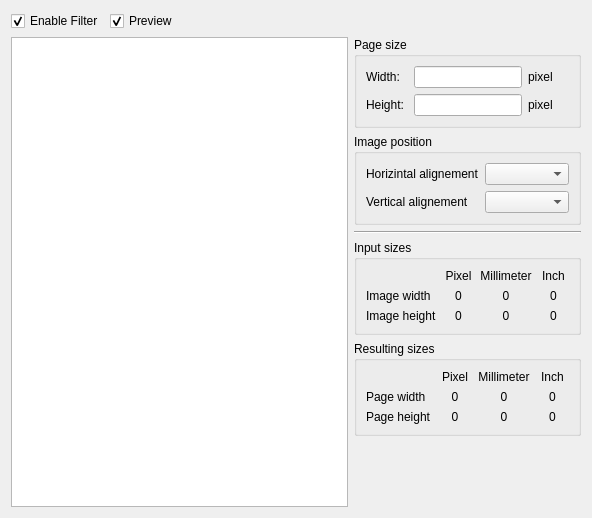
<?xml version="1.0" encoding="UTF-8"?>
<ui version="4.0">
 <class>LayoutWidget</class>
 <widget class="QWidget" name="LayoutWidget">
  <property name="geometry">
   <rect>
    <x>0</x>
    <y>0</y>
    <width>592</width>
    <height>518</height>
   </rect>
  </property>
  <property name="sizePolicy">
   <sizepolicy hsizetype="Maximum" vsizetype="Maximum">
    <horstretch>0</horstretch>
    <verstretch>0</verstretch>
   </sizepolicy>
  </property>
  <property name="windowTitle">
   <string>Form</string>
  </property>
  <layout class="QGridLayout" name="gridLayout_5">
   <item row="0" column="0" colspan="2">
    <layout class="QHBoxLayout" name="horizontalLayout">
     <item>
      <widget class="QCheckBox" name="enable">
       <property name="text">
        <string>Enable Filter</string>
       </property>
       <property name="checked">
        <bool>true</bool>
       </property>
      </widget>
     </item>
     <item>
      <widget class="QCheckBox" name="preview">
       <property name="text">
        <string>Preview</string>
       </property>
       <property name="checked">
        <bool>true</bool>
       </property>
      </widget>
     </item>
     <item>
      <spacer name="horizontalSpacer">
       <property name="orientation">
        <enum>Qt::Horizontal</enum>
       </property>
       <property name="sizeHint" stdset="0">
        <size>
         <width>216</width>
         <height>20</height>
        </size>
       </property>
      </spacer>
     </item>
    </layout>
   </item>
   <item row="1" column="0">
    <widget class="BaseFilterGraphicsView" name="view">
     <property name="sizePolicy">
      <sizepolicy hsizetype="Expanding" vsizetype="Preferred">
       <horstretch>0</horstretch>
       <verstretch>0</verstretch>
      </sizepolicy>
     </property>
    </widget>
   </item>
   <item row="1" column="1">
    <layout class="QVBoxLayout" name="verticalLayout">
     <item>
      <widget class="QGroupBox" name="groupBox_4">
       <property name="title">
        <string>Page size</string>
       </property>
       <layout class="QGridLayout" name="gridLayout">
        <item row="0" column="0">
         <widget class="QLabel" name="labelWidth">
          <property name="text">
           <string>Width:</string>
          </property>
         </widget>
        </item>
        <item row="0" column="1">
         <widget class="QLineEdit" name="pageWidth">
          <property name="sizePolicy">
           <sizepolicy hsizetype="Preferred" vsizetype="Fixed">
            <horstretch>0</horstretch>
            <verstretch>0</verstretch>
           </sizepolicy>
          </property>
         </widget>
        </item>
        <item row="0" column="2">
         <widget class="QLabel" name="lbUnitWidth">
          <property name="text">
           <string>pixel</string>
          </property>
         </widget>
        </item>
        <item row="1" column="0">
         <widget class="QLabel" name="labelHeight">
          <property name="text">
           <string>Height:</string>
          </property>
         </widget>
        </item>
        <item row="1" column="1">
         <widget class="QLineEdit" name="pageHeight">
          <property name="sizePolicy">
           <sizepolicy hsizetype="Preferred" vsizetype="Fixed">
            <horstretch>0</horstretch>
            <verstretch>0</verstretch>
           </sizepolicy>
          </property>
         </widget>
        </item>
        <item row="1" column="2">
         <widget class="QLabel" name="lbUnitHeight">
          <property name="text">
           <string>pixel</string>
          </property>
         </widget>
        </item>
       </layout>
      </widget>
     </item>
     <item>
      <widget class="QGroupBox" name="groupBox_2">
       <property name="title">
        <string>Image position</string>
       </property>
       <layout class="QGridLayout" name="gridLayout_4">
        <item row="0" column="0">
         <widget class="QLabel" name="labelhAlign">
          <property name="text">
           <string>Horizintal alignement</string>
          </property>
         </widget>
        </item>
        <item row="0" column="1">
         <widget class="QComboBox" name="horizontalAlignment">
          <property name="currentIndex">
           <number>-1</number>
          </property>
         </widget>
        </item>
        <item row="1" column="0">
         <widget class="QLabel" name="labelvAlign">
          <property name="text">
           <string>Vertical alignement</string>
          </property>
         </widget>
        </item>
        <item row="1" column="1">
         <widget class="QComboBox" name="verticalAlignment">
          <property name="currentIndex">
           <number>-1</number>
          </property>
         </widget>
        </item>
       </layout>
      </widget>
     </item>
     <item>
      <widget class="Line" name="line">
       <property name="orientation">
        <enum>Qt::Horizontal</enum>
       </property>
      </widget>
     </item>
     <item>
      <widget class="QGroupBox" name="groupBox_3">
       <property name="title">
        <string>Input sizes</string>
       </property>
       <layout class="QGridLayout" name="gridLayout_3">
        <item row="2" column="3">
         <widget class="QLabel" name="inchInputHeight">
          <property name="text">
           <string>0</string>
          </property>
          <property name="alignment">
           <set>Qt::AlignCenter</set>
          </property>
         </widget>
        </item>
        <item row="0" column="2">
         <widget class="QLabel" name="labelWidth_6">
          <property name="text">
           <string>Millimeter</string>
          </property>
          <property name="alignment">
           <set>Qt::AlignCenter</set>
          </property>
         </widget>
        </item>
        <item row="2" column="0">
         <widget class="QLabel" name="labelHeight_3">
          <property name="text">
           <string>Image height</string>
          </property>
          <property name="alignment">
           <set>Qt::AlignLeading|Qt::AlignLeft|Qt::AlignVCenter</set>
          </property>
         </widget>
        </item>
        <item row="2" column="1">
         <widget class="QLabel" name="pixelInputHeight">
          <property name="text">
           <string>0</string>
          </property>
          <property name="alignment">
           <set>Qt::AlignCenter</set>
          </property>
         </widget>
        </item>
        <item row="1" column="3">
         <widget class="QLabel" name="inchInputWidth">
          <property name="text">
           <string>0</string>
          </property>
          <property name="alignment">
           <set>Qt::AlignCenter</set>
          </property>
         </widget>
        </item>
        <item row="1" column="2">
         <widget class="QLabel" name="millimeterInputWidth">
          <property name="text">
           <string>0</string>
          </property>
          <property name="alignment">
           <set>Qt::AlignCenter</set>
          </property>
         </widget>
        </item>
        <item row="1" column="0">
         <widget class="QLabel" name="labelWidth_8">
          <property name="text">
           <string>Image width</string>
          </property>
          <property name="alignment">
           <set>Qt::AlignLeading|Qt::AlignLeft|Qt::AlignVCenter</set>
          </property>
         </widget>
        </item>
        <item row="0" column="3">
         <widget class="QLabel" name="labelWidth_9">
          <property name="text">
           <string>Inch</string>
          </property>
          <property name="alignment">
           <set>Qt::AlignCenter</set>
          </property>
         </widget>
        </item>
        <item row="1" column="1">
         <widget class="QLabel" name="pixelInputWidth">
          <property name="text">
           <string>0</string>
          </property>
          <property name="alignment">
           <set>Qt::AlignCenter</set>
          </property>
         </widget>
        </item>
        <item row="2" column="2">
         <widget class="QLabel" name="millimeterInputHeight">
          <property name="text">
           <string>0</string>
          </property>
          <property name="alignment">
           <set>Qt::AlignCenter</set>
          </property>
         </widget>
        </item>
        <item row="0" column="1">
         <widget class="QLabel" name="labelWidth_7">
          <property name="text">
           <string>Pixel</string>
          </property>
          <property name="alignment">
           <set>Qt::AlignCenter</set>
          </property>
         </widget>
        </item>
       </layout>
      </widget>
     </item>
     <item>
      <widget class="QGroupBox" name="groupBox">
       <property name="title">
        <string>Resulting sizes</string>
       </property>
       <layout class="QGridLayout" name="gridLayout_2">
        <item row="0" column="2">
         <widget class="QLabel" name="labelMilimeter">
          <property name="text">
           <string>Millimeter</string>
          </property>
          <property name="alignment">
           <set>Qt::AlignCenter</set>
          </property>
         </widget>
        </item>
        <item row="1" column="1">
         <widget class="QLabel" name="pixelPageWidth">
          <property name="text">
           <string>0</string>
          </property>
          <property name="alignment">
           <set>Qt::AlignCenter</set>
          </property>
         </widget>
        </item>
        <item row="2" column="0">
         <widget class="QLabel" name="labelHeight_2">
          <property name="text">
           <string>Page height</string>
          </property>
          <property name="alignment">
           <set>Qt::AlignLeading|Qt::AlignLeft|Qt::AlignVCenter</set>
          </property>
         </widget>
        </item>
        <item row="2" column="3">
         <widget class="QLabel" name="inchPageHeight">
          <property name="text">
           <string>0</string>
          </property>
          <property name="alignment">
           <set>Qt::AlignCenter</set>
          </property>
         </widget>
        </item>
        <item row="0" column="1">
         <widget class="QLabel" name="labelPixel">
          <property name="text">
           <string>Pixel</string>
          </property>
          <property name="alignment">
           <set>Qt::AlignCenter</set>
          </property>
         </widget>
        </item>
        <item row="1" column="0">
         <widget class="QLabel" name="labelPageWidth">
          <property name="text">
           <string>Page width</string>
          </property>
          <property name="alignment">
           <set>Qt::AlignLeading|Qt::AlignLeft|Qt::AlignVCenter</set>
          </property>
         </widget>
        </item>
        <item row="0" column="3">
         <widget class="QLabel" name="labelInch">
          <property name="text">
           <string>Inch</string>
          </property>
          <property name="alignment">
           <set>Qt::AlignCenter</set>
          </property>
         </widget>
        </item>
        <item row="2" column="2">
         <widget class="QLabel" name="millimeterPageHeight">
          <property name="text">
           <string>0</string>
          </property>
          <property name="alignment">
           <set>Qt::AlignCenter</set>
          </property>
         </widget>
        </item>
        <item row="1" column="2">
         <widget class="QLabel" name="millimeterPageWidth">
          <property name="text">
           <string>0</string>
          </property>
          <property name="alignment">
           <set>Qt::AlignCenter</set>
          </property>
         </widget>
        </item>
        <item row="2" column="1">
         <widget class="QLabel" name="pixelPageHeight">
          <property name="text">
           <string>0</string>
          </property>
          <property name="alignment">
           <set>Qt::AlignCenter</set>
          </property>
         </widget>
        </item>
        <item row="1" column="3">
         <widget class="QLabel" name="inchPageWidth">
          <property name="text">
           <string>0</string>
          </property>
          <property name="alignment">
           <set>Qt::AlignCenter</set>
          </property>
         </widget>
        </item>
       </layout>
      </widget>
     </item>
     <item>
      <spacer name="verticalSpacer">
       <property name="orientation">
        <enum>Qt::Vertical</enum>
       </property>
       <property name="sizeHint" stdset="0">
        <size>
         <width>227</width>
         <height>68</height>
        </size>
       </property>
      </spacer>
     </item>
    </layout>
   </item>
  </layout>
 </widget>
 <customwidgets>
  <customwidget>
   <class>BaseFilterGraphicsView</class>
   <extends>QGraphicsView</extends>
   <header>basefiltergraphicsview.h</header>
  </customwidget>
 </customwidgets>
 <resources/>
 <connections/>
 <slots>
  <slot>slotPropertyChanged()</slot>
 </slots>
</ui>
